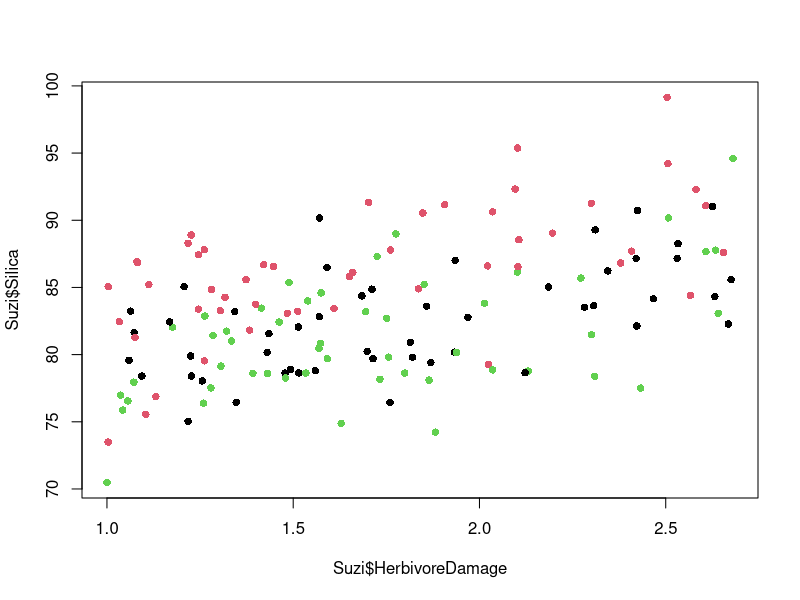
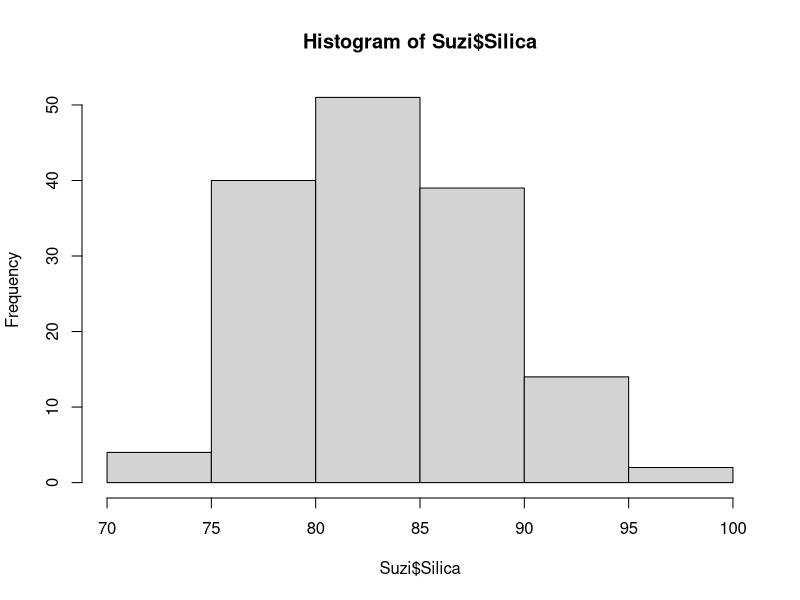
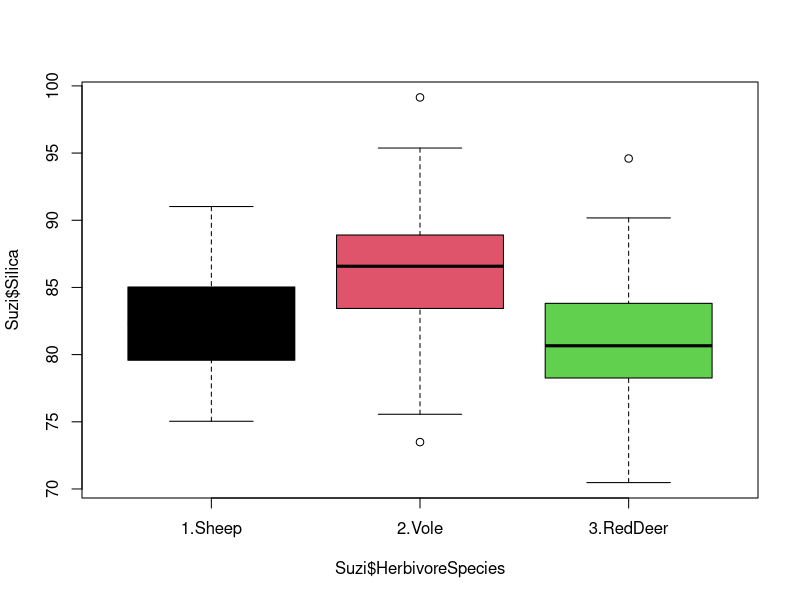
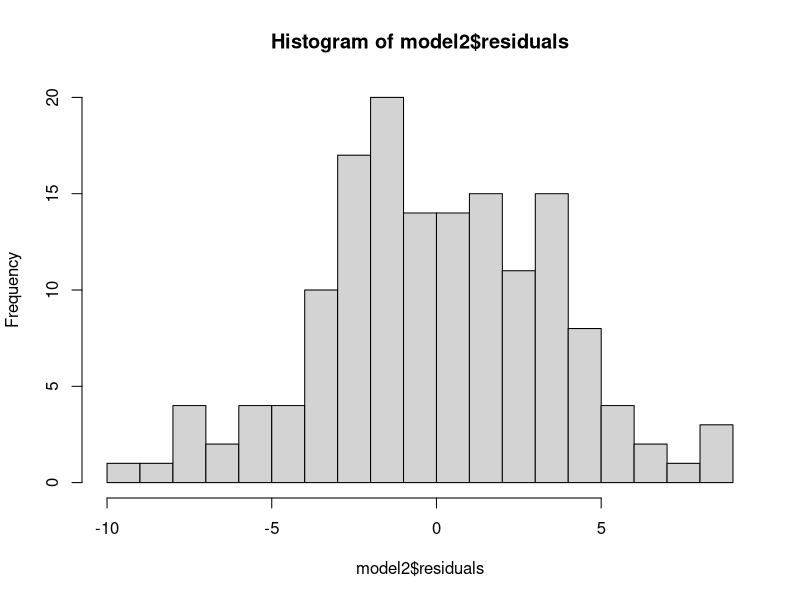
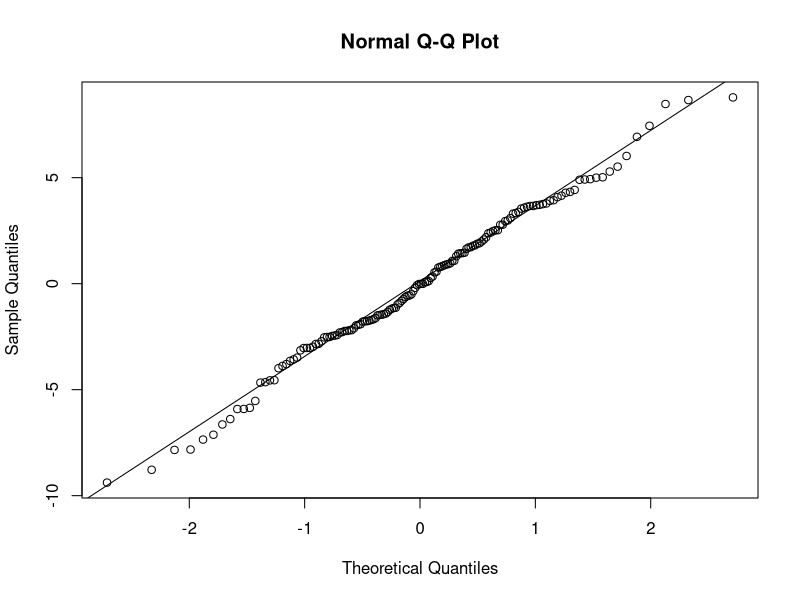
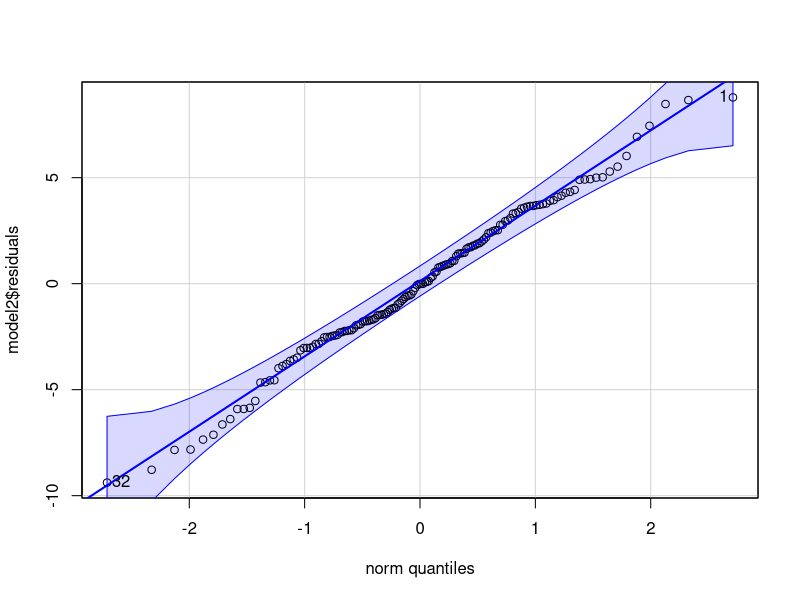
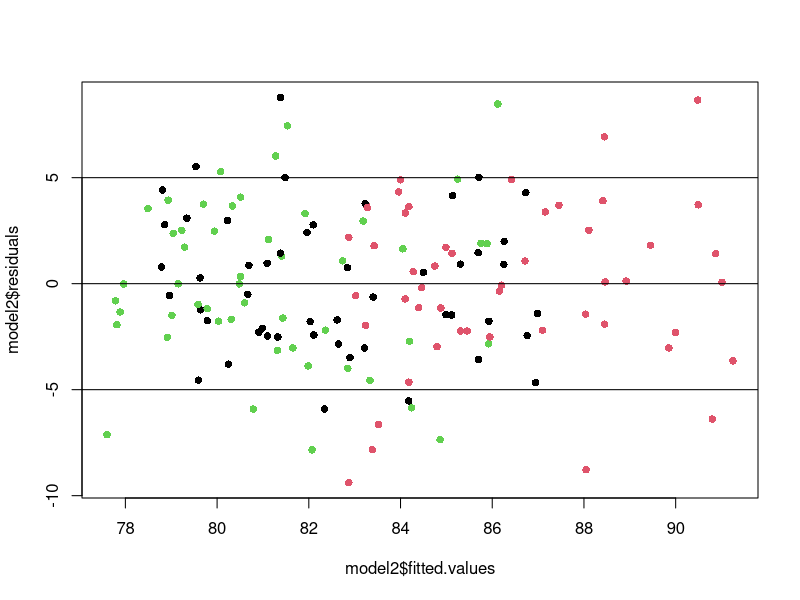

Write the R code that produced these figures, in order. (Note: this script raises an error after producing the figures.)
Suzi<-read.table("Suzidata.txt", header=TRUE)
str(Suzi)
col=("Suzi$HerbivoreSpecies")
Suzi$HerbivoreSpecies<-as.factor(Suzi$HerbivoreSpecies)
plot(Suzi$Silica~Suzi$HerbivoreDamage, col=c(1:3), pch=16)
hist(Suzi$Silica)
boxplot(Suzi$Silica~Suzi$HerbivoreSpecies, col=c(1:3))
model<-lm(Suzi$Silica~Suzi$HerbivoreDamage*Suzi$HerbivoreSpecies)
summary(model)
anova(model)
model2<-lm(Suzi$Silica~Suzi$HerbivoreDamage+Suzi$HerbivoreSpecies)
anova(model2)
summary(model2)
hist(model2$residuals, breaks = 20)
qqnorm(model2$residuals)
qqline(model2$residuals)
library(car)
qqPlot(model2$residuals)
col=(Suzi$HerbivoreSpecies)
plot(model2$residuals ~ model2$fitted.values, col=c(1:3), pch=16)
abline(5,0)
abline(0,0)
abline(-5,0)
sheep_res<-subset(model2$residuals,Suzi$HerbivoreSpecies=="1.Sheep")
vole_res<-subset(model2$residuals,Suzi$HerbivoreSpecies=="2.Vole")
reddeer_res<subset(model2$residuals,Suzi$HerbivoreSpecies=="3.RedDeer")
rd_res<-subset(model2$residuals,Suzi$HerbivoreSpecies=="3.RedDeer")
hist(sheep_res)
hist(vole_res)
hist(rd_res)
qqnorm(sheep_res)
qqline(sheep_res)
qqnorm(vole_res)
qqline(vole_res)
qqnorm(rd_res)
qqline(rd_res)
boxplot(sheep_res, vole_res, rd_res, col=c(1:3))
plot(cooks.distance(model2) ~ hatvalues(model2))
anova(model2)
summary(model2)
Suzi2<-read.table("Suzidata.txt", header=TRUE)
Suzi2$HerbivoreSpecies=NULL
pairs(Suzi2[,4:1])



penguins<-read.table("penguins.txt", header=TRUE)
head(penguins)
str(penguins)
boxplot(penguins$bill_length_mm~penguins$species)
col=(penguins$species)
plot(penguins$bill_length_mm~penguins$bill_depth_mm, col=c(1:3), pch=16)
col=(penguins$year)
plot(penguins$bill_length_mm~penguins$bill_depth_mm, col=c(4:6), pch=16)
model_penguins<-lm(penguins$bill_length_mm~penguins$bill_depth_mm+penguins$species+penguins$sex+penguins$year)
anova(model_penguins)
summary(model_penguins)

model_penguins2<-lm(penguins$flipper_length_mm~penguins$year*penguins$species)
anova(model_penguins2)
summary(model_penguins2)
model3_penguins2<-lm(penguins$bill_length_mm~penguins$year*penguins$sex)
anova(model3_penguins2)
summary(model3_penguins2)


model_penguins3<-lm(penguins$bill_depth_mm~penguins$species*penguins$sex)
anova(model_penguins3)
summary(model_penguins3)
model3_penguins2<-lm(penguins$bill_length_mm~penguins$year*penguins$sex)
anova(model3_penguins2)
summary(model3_penguins2)





boxplot(penguins$bill_length_mm~penguins$species)
col=(penguins$species)
plot(penguins$bill_length_mm~penguins$bill_depth_mm, col=(1:3), pch=16)
hist(model_penguins$residuals, breaks = 20)
qqnorm(model_penguins$residuals)
qqline(model_penguins$residuals)
col=(penguins$species)
plot(model_penguins$residuals ~ model_penguins$fitted.values, col=c(1:3), pch=16)
abline(5,0)
abline(0,0)
abline(-5,0)
plot(cooks.distance(model_penguins) ~ hatvalues(model_penguins))

pairs(penguins[, 7:4])
Gentoo<-subset(penguins, penguins$species=="Gentoo")
pairs(Gentoo[, 7:4])

model_Gentoo<-lm(Gentoo$body_mass_g~(Gentoo$bill_length_mm+Gentoo$bill_depth_mm+Gentoo$flipper_length_mm+Gentoo$bill_depth_mm*Gentoo$flipper_length_mm))
anova(model_Gentoo)
summary(model_Gentoo)
hist(model_Gentoo$residuals, breaks = 20)
qqnorm(model_Gentoo$residuals)
qqline(model_Gentoo$residuals)
plot(model_Gentoo$residuals ~ model_Gentoo$fitted.values, pch=16)
abline(5,0)
abline(0,0)
abline(-5,0)
plot(cooks.distance(model_Gentoo) ~ hatvalues(model_Gentoo))




whales<-read.table("whaledata0.txt", header=TRUE)
head(whales)
hist(whales$number.whales)
whales$ln.number.whales<-log(whales$number.whales)
plot(whales$ln.number.whales~whales$depth)
plot(whales$number.whales~whales$gradient)
plot(whales$number.whales~whales$latitude)
plot(whales$number.whales~whales$longitude)
boxplot(whales$ln.number.whales~whales$water.noise)
pairs(whales[,4:8])
model_whales<-lm(whales$ln.number.whales~whales$water.noise)
anova(model_whales)
summary(model_whales)
hist(model_whales$residuals, breaks = 20)
qqnorm(model_whales$residuals)
qqline(model_whales$residuals)
col=(whales$water.noise)
plot(model_whales$residuals ~ model_whales$fitted.values, col=c(1:3), pch=16)
abline(5,0)
abline(0,0)
abline(-5,0)
plot(cooks.distance(model_whales) ~ hatvalues(model_whales))

rice<-read.table("RiceSDW.txt", header=TRUE)
head(rice)
boxplot(rice$SDW~rice$Treatment.ID)
rice$ln.SDW<-log(rice$SDW)
boxplot(rice$ln.SDW~rice$Treatment.ID)
model_rice<-lm(rice$ln.SDW~rice$Treatment.ID+rice$Variety)
anova(model_rice)
summary(model_rice)
plot(model_rice$residuals~model_rice$fitted.values)


fruit_root<-read.table("fruitrootdata.txt", header=TRUE)
head(fruit_root)
ozone<-read.table("ozone_pollution.txt", header=TRUE)
head(ozone)
plot(ozone$ozone~ozone$rad)
plot(ozone$ozone~ozone$temp)
plot(ozone$ozone~ozone$wind)
pairs(ozone[,4:1])
model_ozone<-lm(ozone$ozone~(ozone$rad+ozone$temp+ozone$wind)^2)
anova(model_ozone)
summary(model_ozone)
model_ozone2<-lm(ozone$ozone~ozone$rad+ozone$temp+ozone$wind)
anova(model_ozone2)
summary(model_ozone2)

gain<-read.table("Gain.txt", header=TRUE)
head(gain)

AGR<-read.table("phosriverCO2AGR.txt", header=TRUE)
head(AGR)
model1<-lm(AGR$AGR~AGR$CO2)
model2<-lm(AGR$AGR~AGR$CO2+AGR$River)
model3<-lm(AGR$AGR~AGR$CO2*AGR$River)
anova(model1)
anova(model2)
anova(model3)
col=("AGR$River")
pch=("AGR$River")
plot(AGR$AGR~AGR$CO2, col=(1:3), pch=(16:18), cex=2, xlab="CO2 level", ylab="algal growth rate")

anova(model2)
summary(model2)
